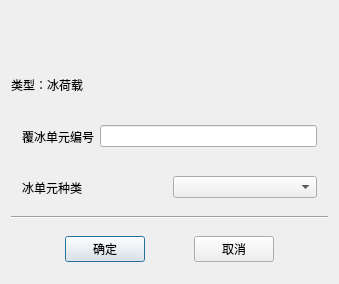
<?xml version="1.0" encoding="UTF-8"?>
<ui version="4.0">
 <class>IceLoadClass</class>
 <widget class="QDialog" name="IceLoadClass">
  <property name="geometry">
   <rect>
    <x>0</x>
    <y>0</y>
    <width>339</width>
    <height>284</height>
   </rect>
  </property>
  <property name="windowTitle">
   <string>冰荷载</string>
  </property>
  <layout class="QVBoxLayout" name="verticalLayout" stretch="0,0,0,0,1,0">
   <item>
    <widget class="QLabel" name="label_name">
     <property name="text">
      <string/>
     </property>
    </widget>
   </item>
   <item>
    <widget class="QLabel" name="label_type">
     <property name="text">
      <string>类型：冰荷载</string>
     </property>
    </widget>
   </item>
   <item>
    <widget class="QWidget" name="widget" native="true">
     <layout class="QHBoxLayout" name="horizontalLayout">
      <item>
       <widget class="QLabel" name="label">
        <property name="text">
         <string>覆冰单元编号</string>
        </property>
       </widget>
      </item>
      <item>
       <widget class="QLineEdit" name="line_idIceElement"/>
      </item>
     </layout>
    </widget>
   </item>
   <item>
    <widget class="QWidget" name="widget_3" native="true">
     <layout class="QHBoxLayout" name="horizontalLayout_3">
      <item>
       <widget class="QLabel" name="label_2">
        <property name="text">
         <string>冰单元种类</string>
        </property>
       </widget>
      </item>
      <item>
       <widget class="QComboBox" name="comboBox"/>
      </item>
     </layout>
    </widget>
   </item>
   <item>
    <widget class="Line" name="line">
     <property name="orientation">
      <enum>Qt::Horizontal</enum>
     </property>
    </widget>
   </item>
   <item>
    <widget class="QWidget" name="widget_2" native="true">
     <layout class="QHBoxLayout" name="horizontalLayout_2">
      <item>
       <spacer name="horizontalSpacer">
        <property name="orientation">
         <enum>Qt::Horizontal</enum>
        </property>
        <property name="sizeHint" stdset="0">
         <size>
          <width>40</width>
          <height>20</height>
         </size>
        </property>
       </spacer>
      </item>
      <item>
       <widget class="QPushButton" name="btn_ok">
        <property name="text">
         <string>确定</string>
        </property>
       </widget>
      </item>
      <item>
       <spacer name="horizontalSpacer_2">
        <property name="orientation">
         <enum>Qt::Horizontal</enum>
        </property>
        <property name="sizeHint" stdset="0">
         <size>
          <width>40</width>
          <height>20</height>
         </size>
        </property>
       </spacer>
      </item>
      <item>
       <widget class="QPushButton" name="btn_cancle">
        <property name="text">
         <string>取消</string>
        </property>
       </widget>
      </item>
      <item>
       <spacer name="horizontalSpacer_3">
        <property name="orientation">
         <enum>Qt::Horizontal</enum>
        </property>
        <property name="sizeHint" stdset="0">
         <size>
          <width>40</width>
          <height>20</height>
         </size>
        </property>
       </spacer>
      </item>
     </layout>
    </widget>
   </item>
  </layout>
 </widget>
 <layoutdefault spacing="6" margin="11"/>
 <resources/>
 <connections/>
</ui>
